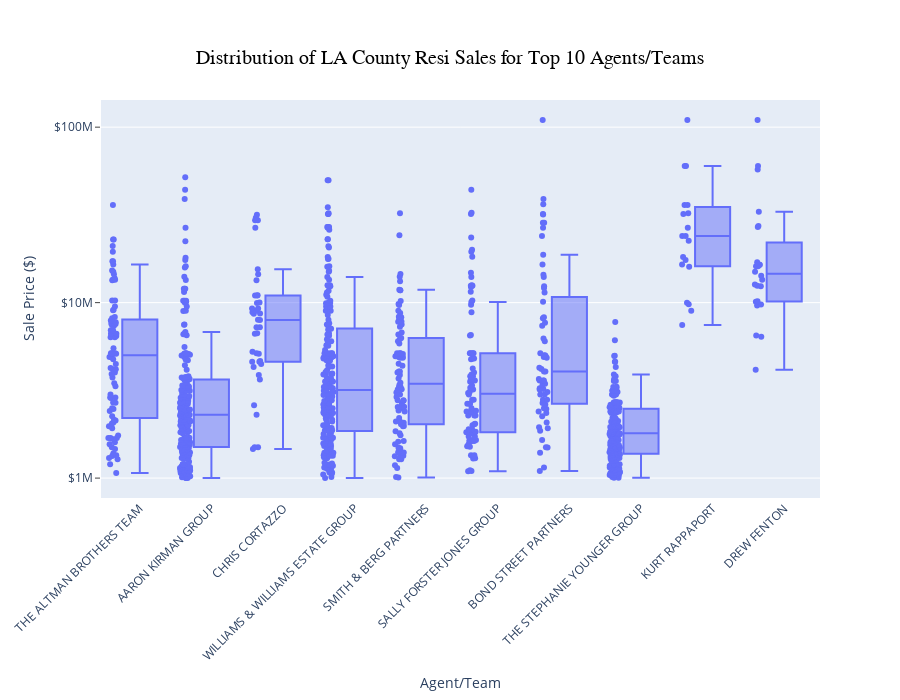

Write notebook code for a chart like this one.
### Markdown cell above
## Plotly Graph

### Code cell
import plotly.express as px

# group top 10 agents/teams by sale volume
agents_grouped = agents_df.groupby("Final_Agent", as_index=False)["price_amount"].sum()
top10_agents = agents_grouped.sort_values("price_amount", ascending=False).head(10)["Final_Agent"]

df_top10 = agents_df[agents_df["Final_Agent"].isin(top10_agents)]

fig = px.box(
    df_top10,
    x="Final_Agent",
    y="price_amount",
    points="all", # Change to "suspectedoutliers" if you want to show outliers only
    title="Distribution of LA County Resi Sales for Top 10 Agents/Teams"
)

# Format the axis labels
fig.update_layout(
    title={
        "x": 0.5, # center
        "xanchor": "center",
        "yanchor": "top"
    },
    title_font=dict(size=20, family="Arial", color="black"),
    autosize=True, 
    height=700,
    xaxis_title="Agent/Team",
    yaxis_title="Sale Price ($)",
    xaxis_tickangle=-45,
    yaxis_type="log",
    showlegend=False
)

fig.update_yaxes(
    tickvals=[1e6, 1e7, 1e8],               
    ticktext=["$1M", "$10M", "$100M"],      
    showgrid=True,                         
    ticks="outside"                         
)

fig.show()

# Save chart as interactive HTML
fig.write_html("top10_agents.html", full_html=True, include_plotlyjs="cdn")

### Figure 1 — Plotly figure (JSON) as saved in the notebook; plotly's stock layout.template omitted (floating-point values rounded to 4 significant figures; data arrays with more than 128 entries replaced by an {"elided": "..."} marker saying what was removed)
{"data": [{"alignmentgroup": "True", "boxpoints": "all", "hovertemplate": "Final_Agent=%{x}<br>price_amount=%{y}<extra></extra>", "legendgroup": "", "marker": {"color": "#636efa"}, "name": "", "notched": false, "offsetgroup": "", "orientation": "v", "showlegend": false, "type": "box", "x": {"elided": "1018 str values"}, "x0": " ", "xaxis": "x", "y": {"elided": "1018 int values"}, "y0": " ", "yaxis": "y"}], "layout": {"autosize": true, "boxmode": "group", "height": 700, "legend": {"tracegroupgap": 0}, "showlegend": false, "title": {"font": {"color": "black", "family": "Arial", "size": 20}, "text": "Distribution of LA County Resi Sales for Top 10 Agents/Teams", "x": 0.5, "xanchor": "center", "yanchor": "top"}, "xaxis": {"anchor": "y", "domain": [0, 1], "tickangle": -45, "title": {"text": "Agent/Team"}}, "yaxis": {"anchor": "x", "domain": [0, 1], "showgrid": true, "ticks": "outside", "ticktext": ["$1M", "$10M", "$100M"], "tickvals": [1000000, 10000000, 100000000], "title": {"text": "Sale Price ($)"}, "type": "log"}}}
